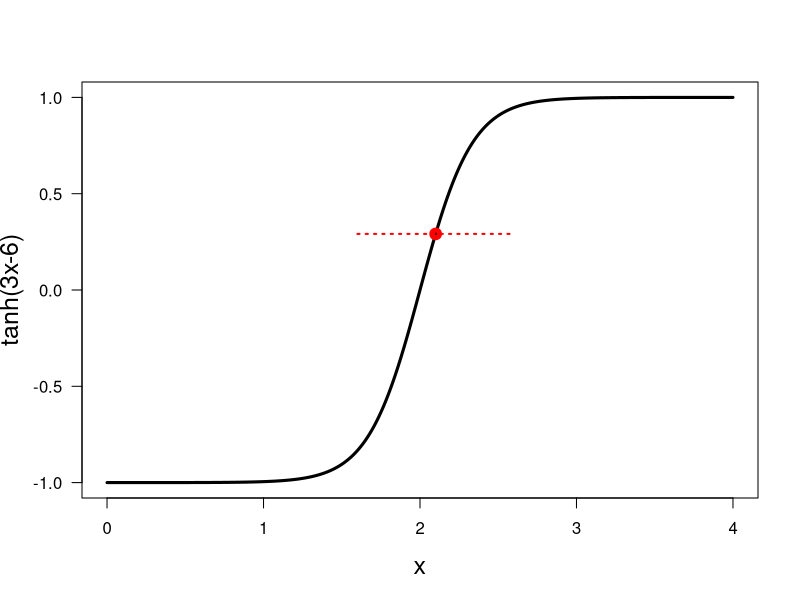

This chart was generated by the following R code:
print('file: SolutionUncertaintyTanh.R')
# EXERCISE & SOLUTION: Plot f(x) = tanh (3 * x - 6)
#      over the range $0 \le x \le 4$ (12/2016)
x = seq(-0,4,0.01)
y = tanh(3*x-6)
x0 = 2.1; sigmax = 0.5; y0 = tanh(3*x0-6)
xp = c(x0-sigmax,x0+sigmax); yp = c(y0,y0)
# png('tanh161204.png',width=16,height=16,units='cm',res=300)
plot(x,y,type='l',lwd=3,col='black',xlab='x',ylab='tanh(3x-6)',las=1,cex=0.4,cex.lab=1.5)
points(x0,y0,col='red',lwd=5,cex=1)
lines(xp,yp,col='red',lwd=2,lty=3)
# dev.off()
